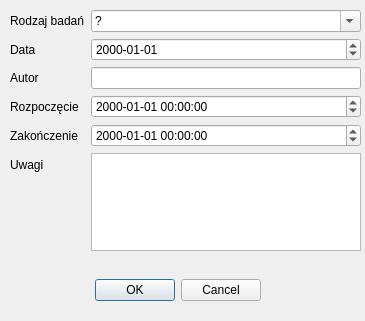
<?xml version="1.0" encoding="UTF-8"?>
<ui version="4.0">
 <class>Dialog</class>
 <widget class="QDialog" name="Dialog">
  <property name="geometry">
   <rect>
    <x>0</x>
    <y>0</y>
    <width>365</width>
    <height>321</height>
   </rect>
  </property>
  <property name="windowTitle">
   <string>Trasa</string>
  </property>
  <widget class="QDialogButtonBox" name="buttonBox">
   <property name="geometry">
    <rect>
     <x>40</x>
     <y>270</y>
     <width>221</width>
     <height>41</height>
    </rect>
   </property>
   <property name="orientation">
    <enum>Qt::Horizontal</enum>
   </property>
   <property name="standardButtons">
    <set>QDialogButtonBox::Cancel|QDialogButtonBox::Ok</set>
   </property>
  </widget>
  <widget class="QWidget" name="formLayoutWidget">
   <property name="geometry">
    <rect>
     <x>10</x>
     <y>10</y>
     <width>351</width>
     <height>241</height>
    </rect>
   </property>
   <layout class="QFormLayout" name="formLayout">
    <property name="fieldGrowthPolicy">
     <enum>QFormLayout::AllNonFixedFieldsGrow</enum>
    </property>
    <item row="0" column="0">
     <widget class="QLabel" name="label">
      <property name="text">
       <string>Rodzaj badań</string>
      </property>
      <property name="buddy">
       <cstring>rodzaj_badan</cstring>
      </property>
     </widget>
    </item>
    <item row="0" column="1">
     <widget class="QComboBox" name="rodzaj_badan">
      <property name="editable">
       <bool>true</bool>
      </property>
      <item>
       <property name="text">
        <string>?</string>
       </property>
       </item>
      <item>
       <property name="text">
        <string>P</string>
       </property>
      </item>
      <item>
       <property name="text">
        <string>L</string>
       </property>
      </item>
      <item>
       <property name="text">
       	<string>W</string>
       </property>
      </item>
     </widget>
    </item>
    <item row="1" column="1">
     <widget class="QDateEdit" name="data">
      <property name="displayFormat">
       <string>yyyy-MM-dd</string>
      </property>
     </widget>
    </item>
    <item row="1" column="0">
     <widget class="QLabel" name="label_2">
      <property name="text">
       <string>Data</string>
      </property>
      <property name="buddy">
       <cstring>data</cstring>
      </property>
     </widget>
    </item>
    <item row="2" column="1">
     <widget class="QLineEdit" name="autor"/>
    </item>
    <item row="2" column="0">
     <widget class="QLabel" name="label_3">
      <property name="text">
       <string>Autor</string>
      </property>
      <property name="buddy">
       <cstring>autor</cstring>
      </property>
     </widget>
    </item>
    <item row="3" column="1">
     <widget class="QDateTimeEdit" name="start">
      <property name="displayFormat">
       <string>yyyy-MM-dd HH:mm:ss</string>
      </property>
     </widget>
    </item>
    <item row="3" column="0">
     <widget class="QLabel" name="label_4">
      <property name="text">
       <string>Rozpoczęcie</string>
      </property>
      <property name="buddy">
       <cstring>start</cstring>
      </property>
     </widget>
    </item>
    <item row="4" column="0">
     <widget class="QLabel" name="label_5">
      <property name="text">
       <string>Zakończenie</string>
      </property>
      <property name="buddy">
       <cstring>koniec</cstring>
      </property>
     </widget>
    </item>
    <item row="4" column="1">
     <widget class="QDateTimeEdit" name="koniec">
      <property name="displayFormat">
       <string>yyyy-MM-dd HH:mm:ss</string>
      </property>
     </widget>
    </item>
    <item row="5" column="0">
     <widget class="QLabel" name="label_7">
      <property name="text">
       <string>Uwagi</string>
      </property>
     </widget>
    </item>
    <item row="5" column="1">
     <widget class="QPlainTextEdit" name="uwagi"/>
    </item>
   </layout>
  </widget>
 </widget>
 <tabstops>
  <tabstop>rodzaj_badan</tabstop>
  <tabstop>data</tabstop>
  <tabstop>autor</tabstop>
  <tabstop>start</tabstop>
  <tabstop>koniec</tabstop>
  <tabstop>uwagi</tabstop>
  <tabstop>buttonBox</tabstop>
 </tabstops>
 <resources/>
 <connections/>
</ui>
